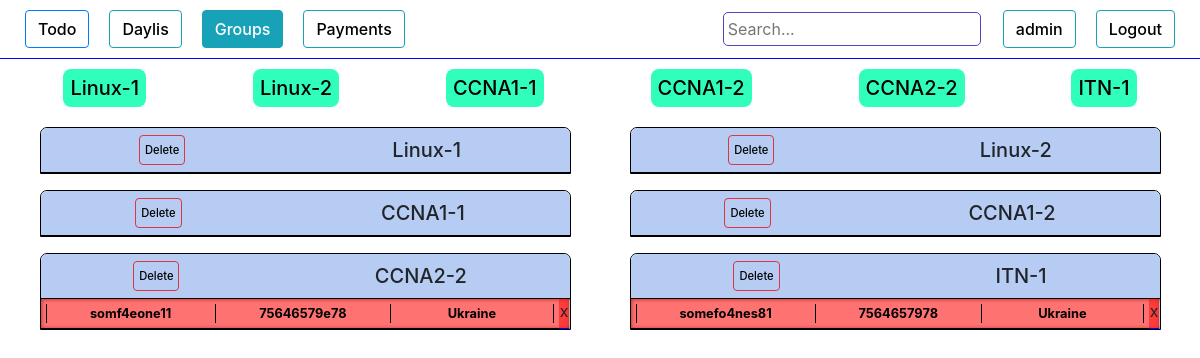
Screenshot of /groups/ (signed in) with the database file from the repository.
### authorization/models.py (models this page shows, shortened)
class Group(models.Model):
    name            = models.CharField(max_length=100, blank=True)
    created_date    = models.DateTimeField(blank=True, null=True)
    course          = models.ForeignKey(Course, on_delete=models.DO_NOTHING, null=True)
    active          = models.BooleanField(default=True)
    time_start      = models.DateTimeField(blank=True, null=True)
    time_end        = models.DateTimeField(blank=True, null=True)
    def __str__(self):
        return self.name
    def get_related(self):
        li = People.objects.filter(group = self)
        return li
    def is_active(self):
        return self.active

class People(models.Model):
    add_date        = models.DateTimeField(blank=True, null=True)
    name            = models.CharField(max_length=100, blank=True)
    phone           = models.CharField(max_length=100, blank=True)
    email           = models.CharField(max_length=100, blank=True)
    course          = models.ForeignKey(Course, on_delete=models.DO_NOTHING)
    country         = models.CharField(max_length=100, blank=True)
    university      = models.CharField(max_length=100, blank=True)
    work            = models.CharField(max_length=100, blank=True)
    where_from      = models.CharField(max_length=100, blank=True)
    ip              = models.CharField(max_length=100, blank=True)
    currency        = models.CharField(max_length=100, blank=True)
    course_price    = models.IntegerField(blank=True, null=True)
    comments        = models.TextField(blank=True)
    wishes          = models.TextField(blank=True)
    callback_time   = models.DateTimeField(blank=True, null=True)
    group           = models.ForeignKey(Group, on_delete=models.DO_NOTHING, null=True, blank=True)
    request_status  = models.CharField(max_length=100, blank=True)
    need_confirm  = models.BooleanField(blank=True, null=True)
    first_payment_date   = models.DateTimeField(blank=True, null=True)
    full_payment_date  = models.DateTimeField(blank=True, null=True)
    payment_history = models.TextField(blank=True)
    total_payment   = models.IntegerField(blank=True, null=True)
    obligation      = models.IntegerField(blank=True, null=True)
    def call_status(self):
        if self.request_status != 'перезвонить':
            return False
        else :
            return True
    def is_full_payed(self):
        return (self.request_status == 'оплачено')
    def is_particaly_payed(self):
        return (self.request_status == 'оплачено частично')
    def is_not_payed(self):
        return (self.request_status == 'ожидаем оплату')
    def is_need_confirm(self):
        return (self.need_confirm)
    def is_not_deleted(self):
        return (self.request_status != "удален")

### authorization/views.py (the view)
# urls.py: path('groups/', views.groups, name='groups'),
@login_required
def groups(request):
    if request.method == 'POST':
        n_form = UserUpdateForm(request.POST, instance=request.user)
        if n_form.is_valid():
            n_form.save()
            messages.success(request, f'Data has been updated!')
            return redirect('staff')
        else:
            messages.warning(request, f'Something wrong, maybe this name is allready taken')
            return redirect('staff')
    else:
        n_form = UserUpdateForm(instance=request.user)
        li = set(Group.objects.all())
        context = {
        "n_form":n_form,
        "li":li,
        }
        return render(request,"groups.html",context)

### authorization/forms.py
class UserUpdateForm(forms.ModelForm):
    class Meta:
        model = User
        fields = ['username',]

### authorization/models.py (called while the page is built)
    def __str__(self):
        return self.name

### authorization/templates/groups.html (shortened to what this page needs)
{% load crispy_forms_tags %}
<!DOCTYPE html>
<html lang="en">
<head>
    <link rel="stylesheet" href="https://stackpath.bootstrapcdn.com/bootstrap/4.4.1/css/bootstrap.min.css">
    {% load staticfiles %}
    <link rel="stylesheet" href="{% static 'style.css' %}" type="text/css">
</head>
<body>
    <div class="header">
        <div class="text col-8">
            <button class="btn btn-outline-primary " type="button">
                <a href="{% url 'todo' %}">
                    Todo
                </a>
            </button>
            <button class="btn btn-outline-info " type="button">
                <a href="{% url 'staff' %}">
                    Daylis
                </a>
            </button>
            <button class="btn btn-outline-info active" type="button">
                <a href="{% url 'groups' %}">
                    Groups
                </a>
            </button>
            <button class="btn btn-outline-info " type="button">
                <a href="{% url 'groups_payments' %}">
                    Payments
                </a>
            </button>
        </div>
        <div class="settings col-4">
            <form action="{% url 'search' %}" method="get">
                <input class="search" name="q" type="text" placeholder="Search..." style="
                margin: 12px;
                /* height: 37px; */
                border-radius: 5px;
                border: 1px solid #5344c2;
                padding: 4px;
            ">
            </form>
        <button class="btn btn-outline-info" type="button" data-toggle="collapse" data-target="#InfoUpdateField" aria-expanded="false">
            {{user.username}}
        </button>
        <button class="btn btn-outline-info" type="button" data-toggle="collapse" data-target="#ConfirmationField" aria-expanded="false">
            Logout
        </button>
    </div>
    </div>
    <div class="content ">
        <div class="new_tables">
            <div class="groups_list">
                {% if li %}
                    {% for list_items in li %}{% if list_items.is_active %}
                            <a href="#{{ list_items }}"><h5>{{ list_items }}</h5></a>
                    {% endif %}{% endfor %}
                {% endif %}
            </div>
            {% if li %}
                <div class="table_groups">
                {% for list_items in li %}{% if list_items.is_active %}
                    <div class="table_group table show" id="{{ list_items }}" >
                        <div class="table_header " >
                            <button class="btn btn-outline-danger gr-del-btn" type="button" data-toggle="collapse" data-target="#ConfirmationFieldDel{{list_items.id}}" aria-expanded="false" >Delete</button>
                            <h5>{{ list_items }}</h5>
                        </div>
                        <div class="table_content table_content_groups show" id='table_content'>
                        {% for item in list_items.get_related %}{% if item.is_not_deleted %}
                            <div class="item groups_item">
                                <a class="gr-a gr-p" style="width: 98%;" href="{% url 'item_groups_update' item.id %}" target="_blank" onClick="popupWin = window.open(this.href, 'Window', 'location,width=720,height=800,top=200,left=300'); popupWin.focus(); return false;">
                                    <div class="item_header" data-toggle="collapse" data-target="#item_description"
                                    {% if item.is_not_payed %} style="background-color: rgba(255, 0, 0, 0.554);" {% endif %}>
                                        <table class="item_info_table" style="width:100%">
                                            <tr>
                                            <th><div class="name">{{item.name}}</div></th>
                                            <th><div class="phone">{{item.phone}}</div></th>
                                            <th><div class="country">{{item.country}}</div></th>
                                            </tr>
                                        </table>
                                    </div>
                                </a>
                                <span style="width: 2%;" id="del_btn" type="button" data-toggle="collapse" data-target="#ConfirmationFieldDel{{item.id}}" aria-expanded="false" >x</span>
                            </div>
                            {% endif %}
                        {% endfor %}
                        </div>
                    </div>
                    {% endif %}
                    {% endfor %}
                </div>
            {% else %}
                <h3 style="text-align: center;">Still no tables or something wrong</h3>
            {% endif %}
        </div>
    </div>
</body>
</html>

### csv_to_table/static/style.css (style rules this page uses)
a { color: black; font-weight: 500; }
.header { display: flex; justify-content: space-between; border-bottom: solid 1px blue; }
.text { margin: 0; display: flex; align-items: center; }
.settings { display: flex; justify-content: flex-end; }
.btn { margin: 10px; color: black; font-weight: 500; }
.active a { color: white; }
.content { display: flex; justify-content: center; flex-direction: column; margin: 10px; }
.table { border: rgb(0, 0, 0) 1px solid; border-radius: 7px 7px 0 0; }
.table_content { box-shadow: inset 0 0 4px 0px rgb(73, 71, 71); overflow: auto; }
.table_header { display: flex; justify-content: space-around; align-items: center; background-color: rgb(182, 204, 243); border-bottom: rgb(0, 0, 0) 1px solid; border-radius: 7px 7px 0 0; cursor: pointer; }
.table_header h5 { margin: 10px; }
.item { display: flex; }
.gr-a { width: 99%; }
.item_header { border-bottom: 1px solid rgb(0, 0, 0); padding: 5px; overflow: auto; }
.item_header { display: flex; justify-content: space-around; font-weight: 500; }
.table th { border-top: 0; padding: 0; text-align: center; }
th { border: 1px solid black; border-bottom: 0; border-top: 0; }
.item_info_table th { width: 15%; overflow: auto; }
.groups_list { display: flex; flex-direction: row; justify-content: space-around; margin-bottom: 20px; }
.groups_list a { background-color: rgb(47, 255, 186); border-radius: 8px; padding: 7px; }
.groups_list h5 { margin: 0; }
.table_groups { display: flex; flex-direction: row; flex-wrap: wrap; justify-content: space-around; }
.table_group { width: 45%; }
.groups_item { max-height: 35px; }
#del_btn { width: 1%; background-color: rgba(255, 0, 0, 0.767); text-align: center; border-bottom: 1px solid blue; }
.gr-del-btn { margin: 0; padding: 5px; font-size: 0.7rem; height: 30px; }
.gr-p { font-size: 0.8rem; }

### rows the page displays
Group: name "Linux-1"
Group: name "Linux-2"
Group: name "CCNA1-1"
Group: name "CCNA1-2"
Group: name "CCNA2-2"
Group: name "ITN-1"
People: name "somf4eone11", phone "75646579e78", country "Ukraine"
People: name "somefo4nes81", phone "7564657978", country "Ukraine"

### other values shown
{{ user.username }} "admin"
